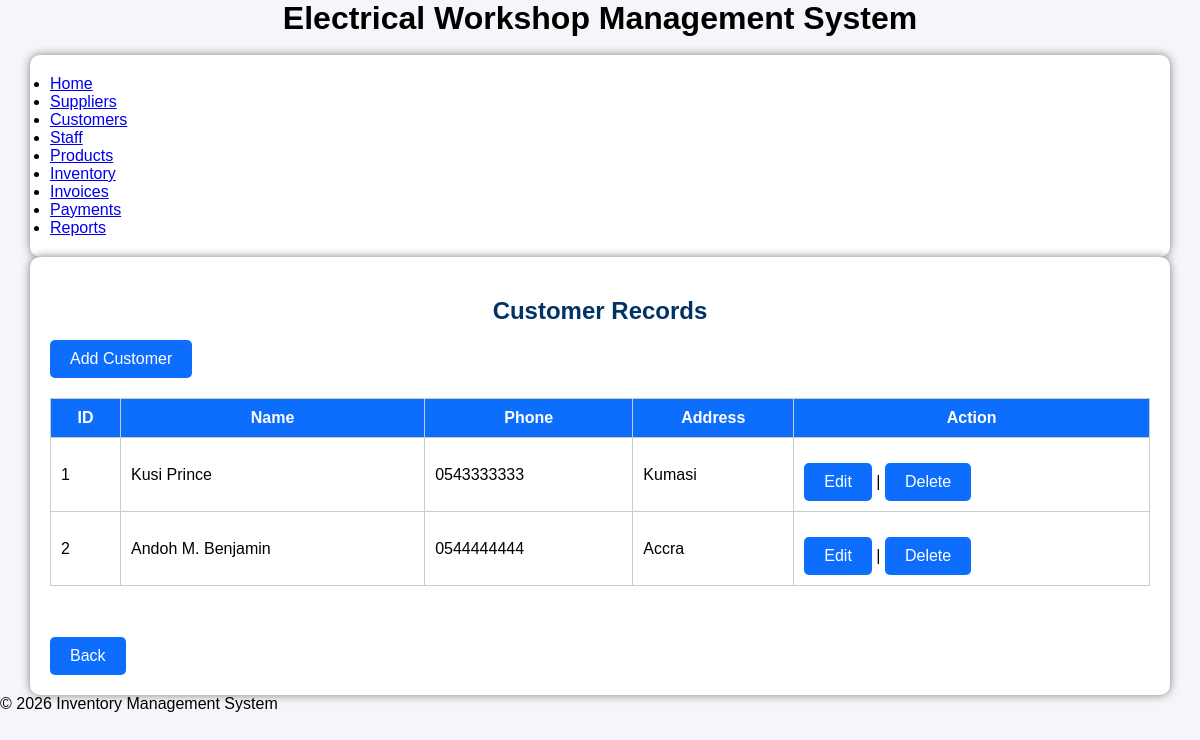
The page /customer/view_customer.php (signed in) on the database its author committed.
### tables this page shows
CREATE TABLE customer (
  `Customer_ID` int NOT NULL AUTO_INCREMENT,
  `Customer_Name` varchar(100) NOT NULL,
  `Phone` varchar(20) DEFAULT NULL,
  `Address` varchar(255) DEFAULT NULL,
  PRIMARY KEY (`Customer_ID`),
  UNIQUE KEY `Phone` (`Phone`)
);

### customer/view_customer.php (the view, shortened to what this page needs)
<?php
include '../config/database.php';
include '../includes/header.php';
$sql = "SELECT * FROM Customer";
$result = mysqli_query($conn, $sql);
?>
<!DOCTYPE html>
<html lang="en">
<head>
    <link rel="stylesheet" href="../css/style.css">
</head>
<body>
<div class="container">
    <h2>Customer Records</h2>
    <a href="add_customer.php" class="btn">Add Customer</a>
    <table>
        <tr>
            <th>ID</th>
            <th>Name</th>
            <th>Phone</th>
            <th>Address</th>
            <th>Action</th>
        </tr>
        <?php while ($row = mysqli_fetch_assoc($result)) { ?>
        <tr>
            <td><?php echo $row['Customer_ID']; ?></td>
            <td><?php echo $row['Customer_Name']; ?></td>
            <td><?php echo $row['Phone']; ?></td>
            <td><?php echo $row['Address']; ?></td>
            <td>
                <a href="edit_customer.php?id=<?php echo $row['Customer_ID']; ?>" class="btn">
                    Edit
                </a>
                |
                <a href="delete_customer.php?id=<?php echo $row['Customer_ID']; ?>"
                   onclick="return confirm('Are you sure you want to delete this customer?');" class="btn">
                    Delete
                </a>
            </td>
        </tr>
        <?php } ?>
    </table>
    <br><br>
    <a href="index.php" class="btn">Back</a>
</div>
<?php include '../includes/footer.php'; ?>
</body>
</html>

### css/style.css (style rules this page uses)
Body { Font-family: Arial; Background:#f4f4f4; }
.container { Width:70%; Margin:auto; Background:#fff; Padding:20px; Margin-top:40px; Border-radius:10px; Box-shadow:0 0 10px gray; }
H2 { Text-align:center; Color:#003366; }
Button,.btn { Background:#003366; Color:white; Padding:10px 20px; Border:none; Text-decoration:none; Display:inline-block; Margin-top:15px; Cursor:pointer; }
Table { Width:100%; Border-collapse:collapse; Margin-top:20px; }
Table,th,td { Border:1px solid #ccc; }
Th { Background:#003366; Color:white; Padding:10px; }
Td { Padding:10px; }
* { margin:0; padding:0; box-sizing:border-box; font-family:Arial, Helvetica, sans-serif; }
body { background:#f4f6f9; }
.container { width:95%; margin:auto; }
.btn { display:inline-block; background:#0d6efd; color:white; padding:10px 20px; text-decoration:none; border-radius:5px; }
table { width:100%; border-collapse:collapse; margin-top:20px; }
table th { background:#0d6efd; color:white; padding:10px; }
table td { padding:10px; border:1px solid #ccc; }
h2 { margin-top:20px; }

### rows shown on the page
customer: Customer_ID "1", Customer_Name "Kusi Prince", Phone "0543333333", Address "Kumasi"
customer: Customer_ID "2", Customer_Name "Andoh M. Benjamin", Phone "0544444444", Address "Accra"
